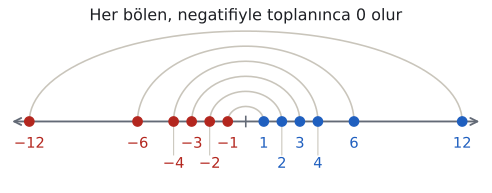

Source code (Python):
import sys; sys.path.insert(0, "tools")
from cizim import *

# Ders: 12'nin tam sayı bölenleri sayı doğrusunda; her bölen negatifiyle eşleşir, toplam 0.
fig, ax = sekil(6.4, 2.4)
bolen = [1, 2, 3, 4, 6, 12]
ax.set_xlim(-13.2, 13.2); ax.set_ylim(-1.9, 3.4); ax.axis("off")
ax.annotate("", xy=(13.1, 0), xytext=(-13.1, 0), arrowprops=dict(arrowstyle="<->", color=SOLUK, lw=1.4))
ax.plot([0, 0], [-0.15, 0.15], color=SOLUK, lw=1.2)
for k, d in enumerate(bolen):
    for x, r in ((d, MAVI), (-d, KIRMIZI)):
        ax.plot(x, 0, "o", color=r, markersize=7, zorder=5)
        alt = -1.05 if d in (2, 4) else -0.45
        if d in (2, 4): ax.plot([x, x], [-0.12, alt + 0.05], color=CIZGI, lw=0.8)
        ax.text(x, alt, str(x).replace("-", "−"), ha="center", va="top", color=r, fontsize=11)
    yuk = 0.45 + 0.45 * k
    ax.add_patch(patches.Arc((0, 0), 2 * d, 2 * yuk, theta1=0, theta2=180, color=CIZGI, lw=1.2))
ax.text(0, 3.15, "Her bölen, negatifiyle toplanınca 0 olur", ha="center", va="center", fontsize=12, color=YAZI)
kaydet(fig, __file__)
